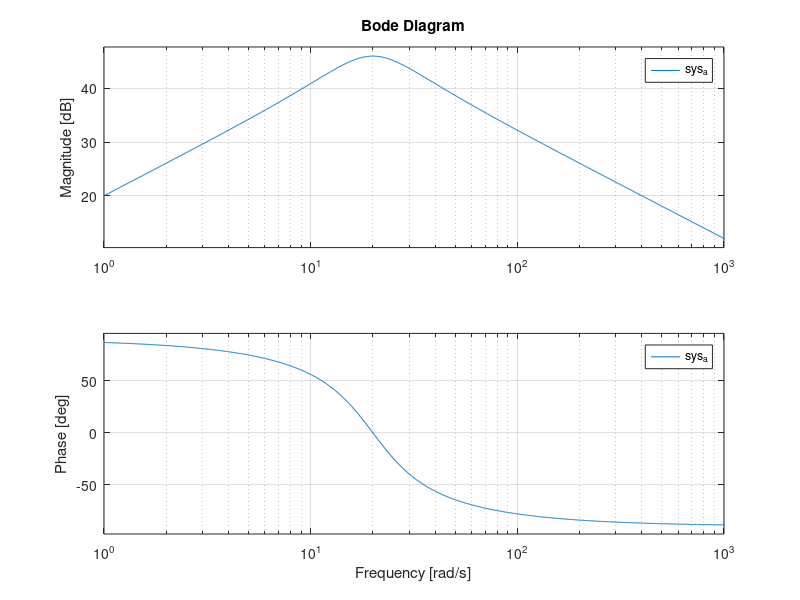

The MATLAB script that drew this image: (Note: this script raises an error after producing the figure.)
%% item_1a obtaining the plot
num_a = [4000 0];
den_a = [1 20 400]; 

sys_a = tf(num_a,den_a);
figure('name','bodeplot_a_tf')
bode(sys_a)
 

%% checking item_1a plot
%obtain the zeroes and poles of the transfer function
%use the zp2tf function in matlab
%graph the bode plot 

zer_a = 0;
pol_a = [-10+10*sqrt(3)*j -10-10*sqrt(3)*j];

[sys_num_a, sys_den_a] = zp2tf(zer_a,pol_a,4000);

figure('name','bodeplot_a_checking')
bode(sys_num_a, sys_den_a)

%% item_1b obtaining the plot
num_b = [5000 5000];
den_b = [1 50 0];

sys_b = tf(num_b,den_b);
figure('name', 'bodeplot_b_tf')   
bode(sys_b)

%% checking item_1b plot
zer_b = -1;
pol_b = [0 -50];

[sys_num_b, sys_den_b] = zp2tf(zer_b,pol_b,5000);

figure('name','bodeplot_b_checking')
bode(sys_num_b, sys_den_b)

